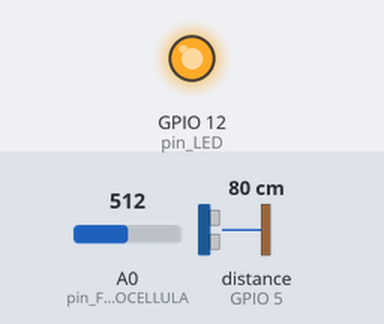
A sketch run on a simulated ESP8266 (NodeMCU). Parts: output pins drawn as LEDs (lit = HIGH). Wiring (inferred from the names in the program): ultrasonic range finder: trigger GPIO 16; echo GPIO 5. Inputs (shaded band) come from the test bench; at power-on: A0 (pin_FOTOCELLULA) = 512, distance to the obstacle (sensor on GPIO 5) 80 cm. The echo pulse lasts 58.3 µs per cm; WiFi joins after 1.5 s; servers stay silent unless stated; no MQTT or app messages arrive unless stated; pins used as bus, display or sensor lines are not drawn; what the sketch prints to the serial monitor is not drawn.

Above: at 4.4 s.
4.5 s: A0 (pin_FOTOCELLULA) set to 317
6.0 s: A0 (pin_FOTOCELLULA) set to 291
At 6.8 s:
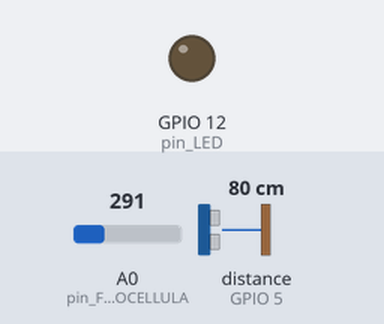
14.2 s: A0 (pin_FOTOCELLULA) set to 306
At 15.4 s:
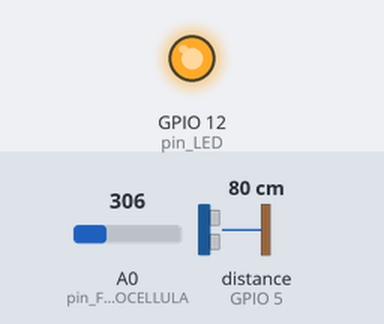
15.7 s: A0 (pin_FOTOCELLULA) set to 122
At 16.6 s:
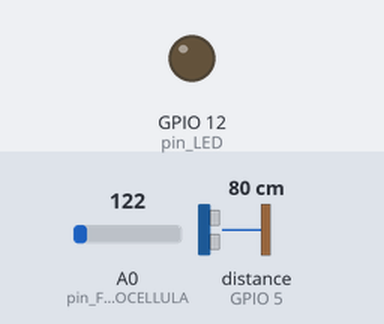
Timing chart, 0 to 18.2 s (numbered marks = the images above; inputs shaded):
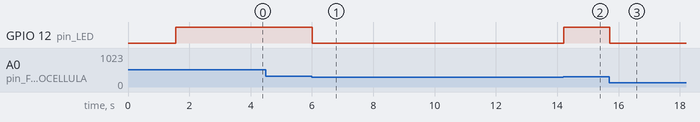

Measured:
- the behaviour switches between 301 and 300 on A0 (pin_FOTOCELLULA) (found by bisection; images 0 and 1)
- after the input at 4.5 s, every drawn part: stays the same
- after the input at 6.0 s, GPIO 12 (pin_LED): HIGH → LOW at once
- after the input at 14.2 s, GPIO 12 (pin_LED): LOW → HIGH at once
- after the input at 15.7 s, GPIO 12 (pin_LED): HIGH → LOW at once

The sketch:

multiSensor_transmitter_ESP.ino
```cpp
#include <SPI.h>
#include <ESP8266WiFi.h>
#include <PubSubClient.h>
//====== TRANSMITTER ===== //
// versione: definitiva
// scheda: Arduino Mega

IPAddress catalog_ip(192, 168, 1, 96);
int broker_port = 1883;
WiFiClient client;
PubSubClient MQTT_client(client);

//SETTINGS INFO
//==============================
String my_status = "SETUP";
String System = "GI";
String Object = "GEBBIA";
int MY_number_sensors = 0;
int MY_number_device = 0;
struct MY_sensor {
  String System;
  String Object;
  String Name;
  String Status;
  String payload;
  String topic;
  String fields[5];
  String values[5];
  long timestamp;
  long const_status;
  bool flag;
};
struct MY_device {
  String System;
  String Object;
  String Name;
  String sensors[5];
  int sensors_number;
  String payload;
  String topic;
  String fields[5];
  String values[5];
  long timestamp;
  bool flag;
};
struct MY_sensor Sensors[3];
struct MY_device Device[2];

// variables of INTERNET CONNECTION
//===========================
const char* ssid = "FASTWEB-D6A39D";
const char* password = "AEF84N31YA";

// variables of MQTT CONNECTION
//===========================
const char* clientID = "3";
const char* topic_sub_catalog = "catalog/System/Object/name/field/value";
unsigned long T_reconnect_MQTT = 0;
unsigned long lastConnect_mqtt = 0;

// variables of SISTEM MANAGEMENT
//==============================
void(* Riavvio)(void) = 0;

// variables of time_count
//===========================
unsigned long now = 0;


void setup() {
  // Open serial communications and wait for port to open:
  Serial.begin(9600);
  while (!Serial) {
    ; // wait for serial port to connect. Needed for native USB port only
  }
  FOTOCELLULA();
  WATER_LEVEL();
  //

  WiFi.begin(ssid, password);
  WIFI_CONNECT();
  MQTT_client.setServer(catalog_ip, 1883);
  MQTT_client.connect(clientID);
  MQTT_client.subscribe(topic_sub_catalog);
  MQTT_client.setCallback(callback);
  my_status = "SPENTO";
  Serial.println("Device Initialized!");
}

void loop() {
  now = millis();
  WIFI_CONNECT();
  MQTT_client.loop();
  MQTT_RECONNECT();
  FOTOCELLULA();
  WATER_LEVEL();
  MY_DEVICE_MANAGER();
  mySENSOR_REFRESH();
  CHECK_mySTATUS();
}


void WIFI_CONNECT() {
  if (WiFi.status() != WL_CONNECTED) {
    Serial.print("wifi connecting");
    while (WiFi.status() != WL_CONNECTED) {
      Serial.print(".");
      delay(500);
    }
    Serial.println("CONNECTED!");
  }
}

void MQTT_RECONNECT() {
  if (!MQTT_client.connected()) {
    T_reconnect_MQTT = now - lastConnect_mqtt;
    if (T_reconnect_MQTT > 5000) {
      lastConnect_mqtt = now;
      MQTT_client.connect(clientID);
      if (MQTT_client.state() == 0) {
        Serial.println("MQTT CONNECTED");
        MQTT_client.subscribe(topic_sub_catalog);
      }
      else {
        Serial.println("mqtt try to reconnect...");
      }
    }
  }
}

void CHECK_mySTATUS() {
  my_status = "ACCESO";
  if (MY_number_sensors > 0) {
    for (byte i = 0; i < MY_number_sensors; i ++) {
      if (Sensors[i].Status == "SPENTO") {
        my_status = "SPENTO";
        break;
      }
    }
  }
}

void callback(char* topic, byte *payload, unsigned int length) {
  //read the topic
  int i = 0;
  char* token;
  token = strtok(topic, "/");
  String mittente = String(token);

  if (mittente == "catalog") {
    Serial.println("Catalog message received");
    String msg_info[8] = {};
    message_split(payload, length, &msg_info[0]);
    if (msg_info[1] == System) {
      if (msg_info[2] == Object) {
        if (msg_info[0] == "sensor") {
          for (byte j = 0; j < MY_number_sensors; j++) {
            if (msg_info[3] == Sensors[j].Name) {
              Serial.println("Sensor: " + msg_info[3]);
              for (byte f = 0; f < 5; f++) {
                if (msg_info[4] == Sensors[j].fields[f]) {
                  Serial.println("field: " + msg_info[4]);
                  Serial.println("value: " + msg_info[5]);
                  Sensors[j].values[f] = msg_info[5];
                  Sensors[i].flag = true;
                  break;
                }
              }
              break;
            }
          }
        }
        else if (msg_info[0] == "device") {
          for (byte d = 0; d < MY_number_device; d++) {
            if (msg_info[1] == Device[d].System) {
              if (msg_info[2] == Device[d].Object) {
                if (msg_info[3] == Device[d].Name) {
                  Serial.println("Device: " + msg_info[3]);
                  for (byte f = 0; f < 5; f++) {
                    if (msg_info[4] == Device[d].fields[f]) {
                      Serial.println("field: " + msg_info[4]);
                      Serial.println("value: " + msg_info[5]);
                      Device[d].values[f] = msg_info[5];
                      Device[d].flag = true;
                    }
                  }
                  break;
                }
              }
            }
          }
        }

      }
    }
  }
}

void message_split(byte *payload, unsigned int length, String *msg_info) {
  String msgIn;
  for (int j = 0; j < length; j++) {
    msgIn = msgIn + char(payload[j]);
  }
  //Serial.println(msgIn);
  unsigned int i = 0;
  char *msgCopy = const_cast<char*>(msgIn.c_str());
  char* token;
  while ((token = strtok_r(msgCopy, "/", &msgCopy)) != NULL) {
    msg_info[i] = String(token);
    i = i + 1;
  }
}

void FOTOCELLULA() {
  const int pin_FOTOCELLULA = A0;
  int pin_LED = 12;
  String S_name = "fotocellula";
  int Soglia_measure = 1 * 1000;
  int idx_soglia_lumen = 0;
  if (my_status == "SETUP") {
    pinMode(pin_FOTOCELLULA, INPUT);
    pinMode(pin_LED, OUTPUT);
    String S_status = "SPENTO";
    int soglia_lumen = 300;
    String payload = S_name + "/" + System + "/" + Object + "/" + S_status + "/" + String(0) + "/" + String(soglia_lumen);
    String topic = "sensor/System/Object/Status/luminosty/-soglia";
    Sensors[MY_number_sensors] = {System, Object, S_name, S_status, payload, topic, {"-soglia"}, {"300"}, now, now};
    MY_device_INIT(MY_number_sensors);
    MY_number_sensors += 1;
  }
  else {
    for (byte i = 0; i < MY_number_sensors; i++) {
      if (Sensors[i].Name == S_name) {
        int soglia_lumen = Sensors[i].values[idx_soglia_lumen].toInt();
        String S_status = "SPENTO";
        int lumen = analogRead(pin_FOTOCELLULA);
        delay(5);
        if (lumen > soglia_lumen) {
          digitalWrite(pin_LED, HIGH);
          S_status = "ACCESO";
        }
        else {
          digitalWrite(pin_LED, LOW);
        }
        if (S_status == Sensors[i].Status) {
          Sensors[i].const_status = now;
        }
        if (now - Sensors[i].const_status > 3000) {
          Sensors[i].flag = true;
        }
        if (Sensors[i].flag == true) {
          Sensors[i].flag = false;
          Sensors[i].timestamp = now;
          Sensors[i].Status = S_status;
          String payload = S_name + "/" + System + "/" + Object + "/" + S_status + "/" + String(lumen) + "/" + Sensors[i].values[idx_soglia_lumen];
          Sensors[i].payload = payload;
          MQTT_PUBLISH("sensor", i);
        }
        break;
      }
    }

  }
}

void WATER_LEVEL() {
  String S_name = "water_level";
  const int trigPin = 16;
  const int echoPin = 5;
  int idx_H = 0;
  int idx_SogliaOnOff = 1;
  int Soglia_measure = 1 * 1000;
  if (my_status == "SETUP") {
    pinMode(trigPin, OUTPUT); // Sets the trigPin as an Output
    pinMode(echoPin, INPUT); // Sets the echoPin as an Input
    digitalWrite(trigPin, LOW);
    digitalWrite(echoPin, LOW);
    String S_status = "SPENTO";
    String payload =  S_name + "/" + System + "/" + Object + "/" +  S_status + "/" + 0 + "/" + 0 + "/" + 0;
    String topic = "sensor/System/Object/Status/water level(%)/-H max(cm)/-soglia(%)";
    Sensors[MY_number_sensors] = {System, Object,S_name, S_status, payload, topic, {"-H max(cm)", "-soglia(%)", "stability"}, {"30", "50", "0"}, now, 0};
    Serial.println("aggiungo device " + S_name);
    MY_device_INIT(MY_number_sensors);
    MY_number_sensors += 1;
    Serial.println(MY_number_sensors);
  }
  else {
    for (byte i = 0; i < MY_number_sensors; i++) {
      if (Sensors[i].Name == S_name) {
        unsigned long T_measure = now - Sensors[i].const_status;
        if (T_measure >= Soglia_measure) {
          Sensors[i].const_status = now;
          int H_max = Sensors[i].values[idx_H].toInt();
          int soglia_OnOff = Sensors[i].values[idx_SogliaOnOff].toInt();
          int measure_stability = Sensors[i].values[3].toInt();
          String S_status = "SPENTO";
          //__________________________________
          digitalWrite(trigPin, LOW);
          delayMicroseconds(1);
          digitalWrite(trigPin, HIGH);
          delayMicroseconds(10);
          digitalWrite(trigPin, LOW);
          long duration = pulseIn(echoPin, HIGH);
          float distance = duration * 0.034 / 2;
          float level_perc = distance / H_max;
          float water_level = (1 - level_perc) * 100;
          //__________________________________
          if (water_level > soglia_OnOff) {
            S_status = "SPENTO";
          }
          else {
            S_status = "ACCESO";
          }
          if (S_status == Sensors[i].Status) {
            measure_stability = 0;
          }
          else {
            measure_stability += 1;
          }
          if (measure_stability > 3) {
            Sensors[i].flag = true;
          }
          Sensors[i].values[3] = String(measure_stability);
          if (Sensors[i].flag == true) {
            Sensors[i].flag = false;
            Sensors[i].timestamp = now;
            Sensors[i].Status = S_status;
            String payload =  S_name + "/" + System + "/" + Object + "/" +  S_status + "/" + String(water_level) + "/" + Sensors[i].values[idx_H] + "/" + Sensors[i].values[idx_SogliaOnOff];
            Sensors[i].payload = payload;
            MQTT_PUBLISH("sensor", i);
          }
        }
        break;
      }
    }

  }
}

void MY_DEVICE_MANAGER() {
  int idx_soglia_refresh = 1;
  int idx_riavvio = 0;
  for (byte i = 0; i < MY_number_device; i++) {
    String riavvio = Device[i].values[idx_riavvio];
    if (riavvio == "true") {
      riavvio = "false";
      Riavvio();
    }
    if (Device[i].flag == true) {
      Device[i].flag = false;
      Device[i].timestamp = now;
      int Soglia = Device[i].values[idx_soglia_refresh].toInt();
      String payload = String(clientID) + "/" + Device[i].System + "/" + Device[i].Object + "/" + riavvio + "/" + String(Soglia);
      for (byte j = 0; j < Device[i].sensors_number; j++) {
        payload += "/" + Device[i].sensors[j];
      }
      Device[i].payload = payload;
      MQTT_PUBLISH("device", i);

    }
  }
}

void MY_device_INIT(int sensor_idx) {
  bool flag_object = false;
  int Soglia_init=10;
  if (MY_number_device > 0) {
    for (byte i = 0; i < MY_number_device; i++) {
      if (Sensors[sensor_idx].System == Device[i].System) {
        if (Sensors[sensor_idx].Object == Device[i].Object) {
          Device[i].sensors[Device[i].sensors_number] = Sensors[sensor_idx].Name;
          Device[i].sensors_number += 1;
          flag_object = true;
          break;
        }
      }
    }
  }
  if (!flag_object) {
    String riavvio = "false";
    String topic = "device/System/Object/-riavvio/-refresh";
    String payload = "";
    Device[MY_number_device] = {Sensors[sensor_idx].System, Sensors[sensor_idx].Object, String(clientID), {" "}, 0, payload, topic, {"-riavvio", "-refresh"}, {"false", String(Soglia_init)}, now, true};
    Device[MY_number_device].sensors[Device[MY_number_device].sensors_number] = Sensors[sensor_idx].Name;
    Device[MY_number_device].sensors_number+=1;
    MY_number_device += 1;
  }
}


void mySENSOR_REFRESH() {
  int idx_soglia_refresh = 1;
  for (byte i = 0; i < MY_number_device; i++) {
    int Soglia = Device[i].values[idx_soglia_refresh].toInt();
    unsigned long Ti_device = now - Device[i].timestamp;
    if (Ti_device > Soglia * 1000) {
      Device[i].flag = true;
    }
    for (byte j = 0; j < MY_number_sensors; j += 1) {
      if (Sensors[j].System == Device[i].System) {
        if (Sensors[j].Object == Device[i].Object) {
          unsigned long Ti_sensor = now - Sensors[j].timestamp;
          if (Ti_sensor > Soglia * 1000) {
            Sensors[j].flag = true;
          }
        }
      }
    }
  }
}

void MQTT_PUBLISH(String type, byte i) {
  if (type == "sensor") {
    MQTT_client.publish(const_cast<char*>(Sensors[i].topic.c_str()), const_cast<char*>(Sensors[i].payload.c_str()));
    Serial.println("send sensor messange " + Sensors[i].payload);
  }
  else if (type == "device") {
    MQTT_client.publish(const_cast<char*>(Device[i].topic.c_str()), const_cast<char*>(Device[i].payload.c_str()));
    Serial.println("send device messange " + Device[i].payload);
  }
}
```
